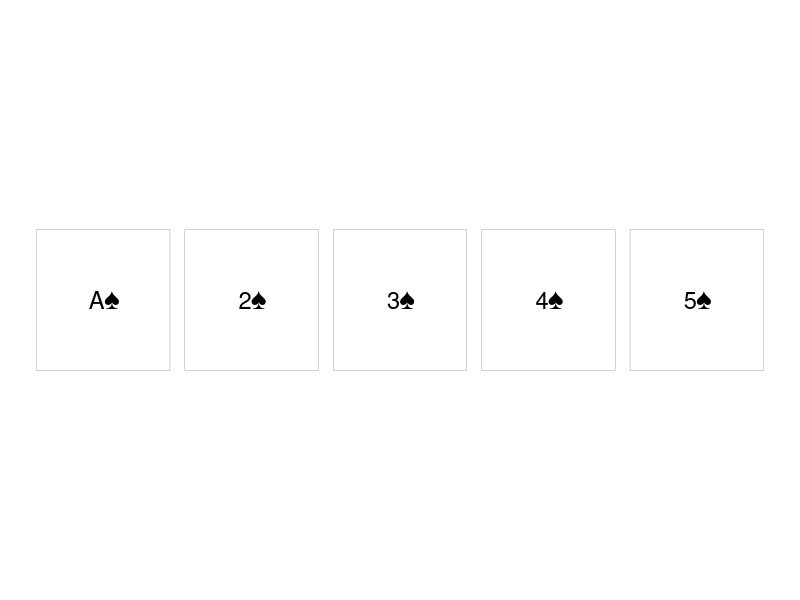
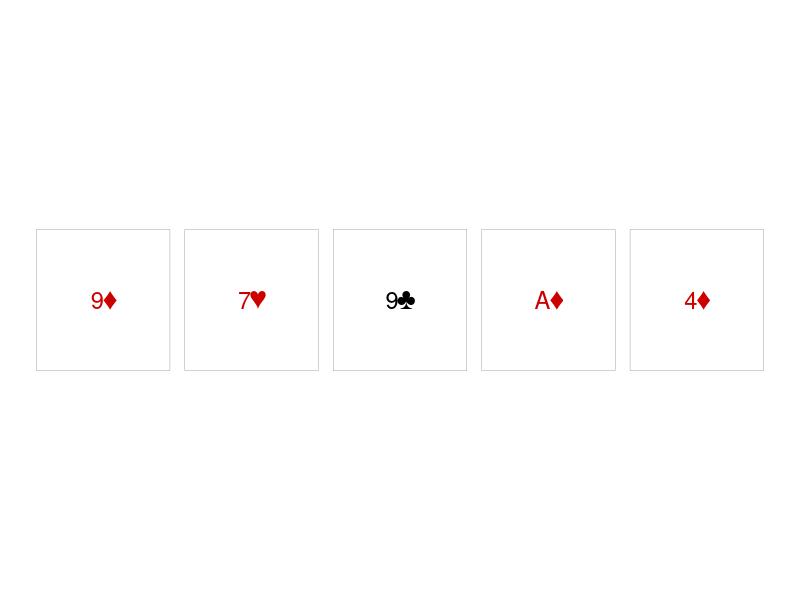

These figures' R source, in order:
## ---- chunk 1

rlab_lm <- function(data, response, ...) {
  pred <- list(...)
  termlabels <- paste0(unlist(pred), collapse = " + ")
  fm <- as.formula(reformulate(termlabels, response))
  fit <- lm(fm, data = data)
  # Assign a custom S3 class
  class(fit) <- c("rlab_lm", class(fit))
  return(fit)
}

print.rlab_lm <- function(object, digits = 2, ...) {
  model_summary <- summary.lm(object)
  estimates <- round(coef(object), digits)
  intercept <- estimates["(Intercept)"]
  betas <- estimates[names(estimates) != "(Intercept)"]
  beta_labels <- paste0(names(betas), ": ", unname(betas))

  cat("Linear Regression Model\n")
  cat("-----------------------\n")
  cat("Intercept:", unname(intercept), "\n")
  cat("Coefficients:", paste(beta_labels, collapse = ", "), "\n")
  cat("R-squared:", round(model_summary$r.squared, digits), "\n")
  cat("Sample size:", nobs(object), "\n")

  invisible(object)
}

summary.rlab_lm <- function(object, digits = 2, ...) {
  estimates <- round(coef(object), digits)
  model_summary <- summary.lm(object)
  out <- as.data.frame(t(estimates))
  out$r_squared <- round(model_summary$r.squared, digits)
  out$n <- nobs(object)
  out
}
## ---- chunk 2

print(rlab_lm(mtcars, response = "mpg", "wt", "cyl", "hp"), digits = 3)

summary(rlab_lm(mtcars, response = "mpg", "wt", "cyl", "hp"), digits = 6)
## ---- chunk 3

Deck <- R6::R6Class(
  "Deck",
  public = list(
    cards = NULL,

    initialize = function() {
      suits <- c("♠", "♥", "♦", "♣")
      values <- c("A", 2:10, "J", "Q", "K")
      self$cards <- paste0(rep(values, times = 4), rep(suits, each = 13))
    },

    shuffle = function() {
      self$cards <- sample(self$cards)
      invisible(self)
    },

    draw = function(n = 1) {
      drawn <- self$cards[seq_len(n)]
      self$cards <- self$cards[-seq_len(n)]
      drawn
    },

    reset = function() {
      self$initialize()
      invisible(self)
    },

    plot = function(cards = self$cards, ...) {
      idx <- seq_along(cards) - 1
      card_df <- data.frame(
        x = idx %% 13,
        y = -(idx %/% 13),
        label = cards,
        suit = substr(cards, nchar(cards), nchar(cards))
      )

      ggplot2::ggplot(card_df, ggplot2::aes(x, y)) +
        ggplot2::geom_tile(
          width = 0.9,
          height = 0.95,
          fill = "white",
          color = "grey40"
        ) +
        ggplot2::geom_text(
          ggplot2::aes(label = label, color = suit),
          size = 6
        ) +
        ggplot2::scale_color_manual(
          values = c("♠" = "black", "♥" = "red3", "♦" = "red3", "♣" = "black")
        ) +
        ggplot2::coord_fixed() +
        ggplot2::theme_void() +
        ggplot2::theme(legend.position = "none")
    }
  )
)
## ---- chunk 4

# Create a new deck
deck <- Deck$new()

# Draw 5 cards before the deck is shuffled and plot the output
hand <- deck$draw(5)

deck$plot(hand)

# Draw 5 cards after the deck is shuffled and plot the output
shuffled_hand <- deck$shuffle()$draw(5)

deck$plot(shuffled_hand)
